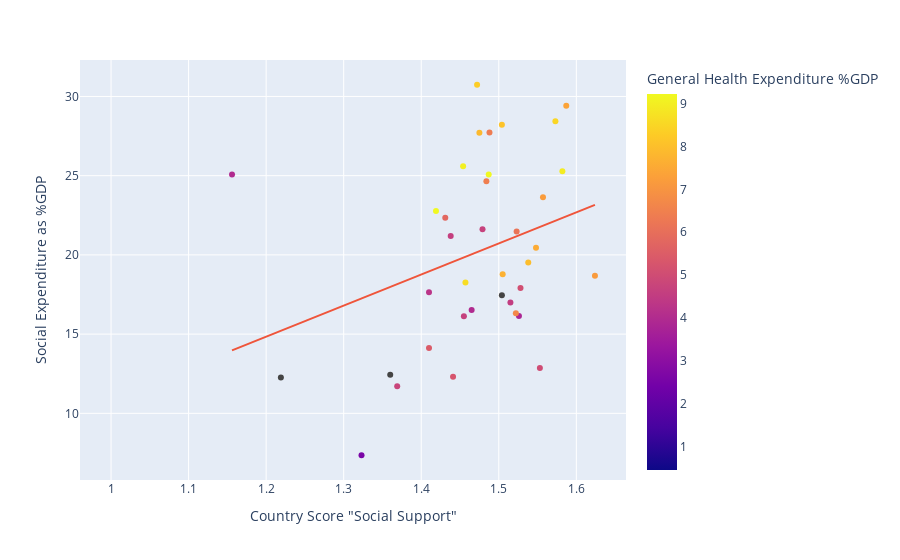

Notebook cell for this chart:
### Code cell
DF_new1 = DF_new.sort_values(by=2019)
mask1 = DF_new1['Social support'] >= 1
fig = px.scatter(DF_new1[mask1],
                 x='Social support',
                 y='Public social expenditure as a share of GDP',
                 color=2019,
                 hover_data='Country or region',
                trendline='ols')
fig.update_layout(
    xaxis_title='Country Score "Social Support"',
    yaxis_title='Social Expenditure as %GDP',
    coloraxis_colorbar_title_text='General Health Expenditure %GDP')
fig.show()

### Figure 1 — Plotly figure (JSON) as saved in the notebook; plotly's stock layout.template omitted (floating-point values rounded to 4 significant figures)
{"data": [{"customdata": [["Zimbabwe"], ["Nigeria"], ["Uganda"], ["Myanmar"], ["Ethiopia"], ["Turkmenistan"], ["Senegal"], ["Azerbaijan"], ["Mauritania"], ["Nepal"], ["Mali"], ["Cambodia"], ["Indonesia"], ["Armenia"], ["Kazakhstan"], ["Gabon"], ["Philippines"], ["Sri Lanka"], ["Tajikistan"], ["Malaysia"], ["Mongolia"], ["Burkina Faso"], ["Uzbekistan"], ["United Arab Emirates"], ["Zambia"], ["Singapore"], ["Bahrain"], ["Guatemala"], ["Bhutan"], ["Mauritius"], ["Dominican Republic"], ["Mexico"], ["Thailand"], ["Qatar"], ["Honduras"], ["China"], ["Jordan"], ["Ukraine"], ["Peru"], ["Algeria"], ["Paraguay"], ["Tunisia"], ["Namibia"], ["Cyprus"], ["Switzerland"], ["Moldova"], ["Brazil"], ["Libya"], ["Latvia"], ["Jamaica"], ["Greece"], ["Saudi Arabia"], ["Belarus"], ["Bulgaria"], ["North Macedonia"], ["Lebanon"], ["Hungary"], ["Botswana"], ["Lithuania"], ["Romania"], ["Poland"], ["Panama"], ["Kuwait"], ["Israel"], ["Luxembourg"], ["El Salvador"], ["Chile"], ["South Africa"], ["Ecuador"], ["Bolivia"], ["Ireland"], ["Serbia"], ["Montenegro"], ["Estonia"], ["Nicaragua"], ["Costa Rica"], ["Colombia"], ["Croatia"], ["Malta"], ["Portugal"], ["Bosnia and Herzegovina"], ["Slovenia"], ["Argentina"], ["Uruguay"], ["Italy"], ["Spain"], ["Netherlands"], ["Lesotho"], ["Iceland"], ["New Zealand"], ["Finland"], ["Australia"], ["Canada"], ["Austria"], ["United Kingdom"], ["Belgium"], ["France"], ["Denmark"], ["United States"], ["Norway"], ["Germany"], ["Japan"], ["Sweden"], ["Czech Republic"], ["Taiwan"], ["Slovakia"], ["Trinidad & Tobago"], ["Kosovo"], ["South Korea"], ["Northern Cyprus"], ["Russia"], ["Hong Kong"], ["Turkey"], ["Kyrgyzstan"], ["Vietnam"], ["Laos"], ["Venezuela"], ["Palestinian Territories"], ["Congo (Kinshasa)"], ["Swaziland"], ["Egypt"], ["Yemen"]], "hovertemplate": "Social support=%{x}<br>Public social expenditure as a share of GDP=%{y}<br>Country or region=%{customdata[0]}<br>2019=%{marker.color}<extra></extra>", "legendgroup": "", "marker": {"color": [0.4612, 0.4698, 0.5735, 0.651, 0.7309, 1.008, 1.058, 1.069, 1.101, 1.103, 1.119, 1.229, 1.398, 1.412, 1.671, 1.675, 1.692, 1.845, 1.898, 2.01, 2.12, 2.245, 2.245, 2.253, 2.258, 2.275, 2.308, 2.373, 2.483, 2.504, 2.592, 2.604, 2.715, 2.722, 2.873, 2.995, 3.037, 3.176, 3.25, 3.276, 3.319, 3.567, 3.624, 3.827, 3.829, 3.877, 3.917, 3.955, 3.973, 3.979, 3.998, 4.034, 4.125, 4.196, 4.257, 4.285, 4.292, 4.373, 4.546, 4.579, 4.612, 4.616, 4.639, 4.65, 4.693, 4.715, 4.767, 4.8, 4.894, 4.897, 4.986, 5.056, 5.067, 5.07, 5.234, 5.238, 5.436, 5.499, 5.674, 5.782, 6.134, 6.145, 6.151, 6.154, 6.384, 6.441, 6.692, 6.754, 7.165, 7.192, 7.355, 7.536, 7.686, 7.854, 7.957, 8.097, 8.315, 8.499, 8.642, 8.947, 9.044, 9.211, 9.221, null, null, null, null, null, null, null, null, null, null, null, null, null, null, null, null, null, null, null], "coloraxis": "coloraxis", "symbol": "circle"}, "mode": "markers", "name": "", "orientation": "v", "showlegend": false, "type": "scatter", "x": [1.114, 1.111, 1.069, 1.181, 1.033, 1.538, 1.134, 1.147, 1.167, 1.226, 1.105, 1.122, 1.203, 1.055, 1.508, 1.183, 1.293, 1.265, 1.098, 1.171, 1.531, 1.056, 1.529, 1.31, 1.058, 1.463, 1.368, 1.269, 1.321, 1.402, 1.401, 1.323, 1.409, 1.313, 1.236, 1.125, 1.225, 1.39, 1.274, 1.16, 1.475, 1, 1.313, 1.223, 1.526, 1.328, 1.439, 1.303, 1.465, 1.478, 1.156, 1.357, 1.465, 1.513, 1.294, 1.224, 1.41, 1.145, 1.515, 1.232, 1.438, 1.442, 1.319, 1.455, 1.479, 1.242, 1.369, 1.351, 1.312, 1.209, 1.553, 1.383, 1.361, 1.528, 1.325, 1.441, 1.41, 1.266, 1.52, 1.431, 1.212, 1.523, 1.432, 1.465, 1.488, 1.484, 1.522, 1.169, 1.624, 1.557, 1.587, 1.548, 1.505, 1.475, 1.538, 1.504, 1.472, 1.573, 1.457, 1.582, 1.454, 1.419, 1.487, 1.487, 1.43, 1.504, 1.477, 1.232, 1.219, 1.252, 1.452, 1.277, 1.36, 1.438, 1.346, 1.03, 1.427, 1.247, 1.125, 1.149, 1.039, 1.163], "xaxis": "x", "y": [null, null, null, null, null, null, null, null, null, null, null, null, null, null, null, null, null, null, null, null, null, null, null, null, null, null, null, null, null, null, null, 7.355, null, null, null, null, null, null, null, null, null, null, null, null, 16.14, null, null, null, 16.52, null, 25.08, null, null, null, null, null, 17.64, null, 16.99, null, 21.19, null, null, 16.13, 21.62, null, 11.71, null, null, null, 12.87, null, null, 17.91, null, 12.31, 14.13, null, null, 22.34, null, 21.47, null, null, 27.73, 24.65, 16.32, null, 18.69, 23.64, 29.42, 20.45, 18.78, 27.71, 19.51, 28.22, 30.74, 28.44, 18.26, 25.28, 25.59, 22.77, 25.07, null, null, 17.45, null, null, 12.26, null, null, null, 12.43, null, null, null, null, null, null, null, null, null], "yaxis": "y"}, {"hovertemplate": "<b>OLS trendline</b><br>Public social expenditure as a share of GDP = 19.6248 * Social support + -8.71403<br>R<sup>2</sup>=0.103484<br><br>Social support=%{x}<br>Public social expenditure as a share of GDP=%{y} <b>(trend)</b><extra></extra>", "legendgroup": "", "marker": {"symbol": "circle"}, "mode": "lines", "name": "", "showlegend": false, "type": "scatter", "x": [1.156, 1.219, 1.323, 1.36, 1.369, 1.41, 1.41, 1.419, 1.431, 1.438, 1.441, 1.454, 1.455, 1.457, 1.465, 1.472, 1.475, 1.479, 1.484, 1.487, 1.488, 1.504, 1.504, 1.505, 1.515, 1.522, 1.523, 1.526, 1.528, 1.538, 1.548, 1.553, 1.557, 1.573, 1.582, 1.587, 1.624], "xaxis": "x", "y": [13.97, 15.21, 17.25, 17.98, 18.15, 18.96, 18.96, 19.13, 19.37, 19.51, 19.57, 19.82, 19.84, 19.88, 20.04, 20.17, 20.23, 20.31, 20.41, 20.47, 20.49, 20.8, 20.8, 20.82, 21.02, 21.15, 21.17, 21.23, 21.27, 21.47, 21.67, 21.76, 21.84, 22.16, 22.33, 22.43, 23.16], "yaxis": "y"}], "layout": {"coloraxis": {"colorbar": {"title": {"text": "General Health Expenditure %GDP"}}, "colorscale": [[0, "#0d0887"], [0.1111, "#46039f"], [0.2222, "#7201a8"], [0.3333, "#9c179e"], [0.4444, "#bd3786"], [0.5556, "#d8576b"], [0.6667, "#ed7953"], [0.7778, "#fb9f3a"], [0.8889, "#fdca26"], [1, "#f0f921"]]}, "legend": {"tracegroupgap": 0}, "margin": {"t": 60}, "xaxis": {"anchor": "y", "domain": [0, 1], "title": {"text": "Country Score \"Social Support\""}}, "yaxis": {"anchor": "x", "domain": [0, 1], "title": {"text": "Social Expenditure as %GDP"}}}}
